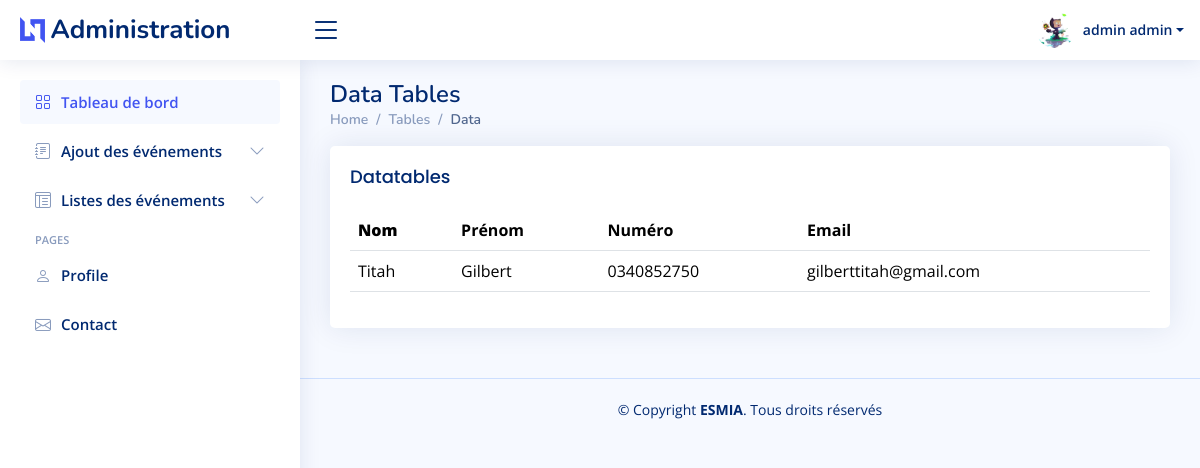
/administration/Liste-reservations/ (signed in), run on an earlier commit of the app's database.
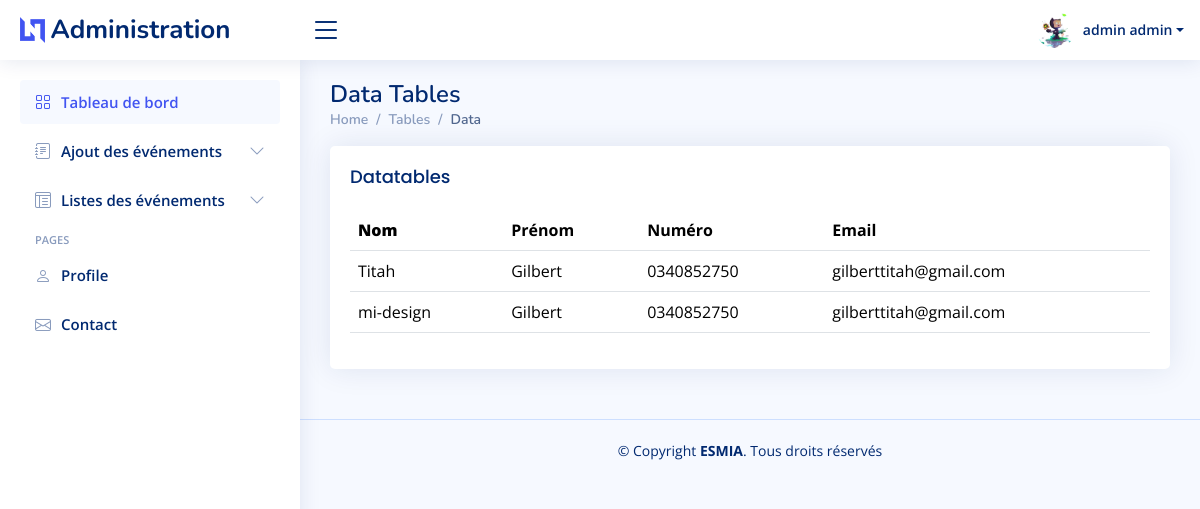
And on a later commit of the database.
### app/models.py (models this page shows, shortened)
class Reservation(models.Model):
    event = models.ForeignKey(Event, on_delete=models.CASCADE, related_name='reservations')
    user = models.ForeignKey(User, on_delete=models.SET_NULL, null=True, blank=True)  # Utilisateur connecté (optionnel)
    name = models.CharField(max_length=100)
    surname = models.CharField(max_length=100)
    phone_number = models.CharField(max_length=15)
    email = models.EmailField()
    reservation_date = models.DateTimeField(auto_now_add=True)

### app/views.py (the view)
# urls.py: path('administration/Liste-reservations/', liste_reservations, name='liste_reservations'),
@login_required
def liste_reservations(request):
    reservations = Reservation.objects.filter(user=request.user)
    return render(request, 'admin/layouts/liste_reservations.html', {
        'reservations': reservations
    })

### app/templates/admin/layouts/liste_reservations.html (shortened to what this page needs)
{% include 'layouts/admin/head_admin.html'%}
<body>
  {% include 'layouts/admin/header_admin.html'%}
  {% include 'layouts/admin/sidebar_admin.html'%}
  <main id="main" class="main">
    <div class="pagetitle">
      <h1>Data Tables</h1>
      <nav>
        <ol class="breadcrumb">
          <li class="breadcrumb-item"><a href="index.html">Home</a></li>
          <li class="breadcrumb-item">Tables</li>
          <li class="breadcrumb-item active">Data</li>
        </ol>
      </nav>
    </div>
    <section class="section">
      <div class="row">
        <div class="col-lg-12">
          <div class="card">
            <div class="card-body">
              <h5 class="card-title">Datatables</h5>
              <table class="table datatable">
                <thead>
                  <tr>
                    <th>
                      <b>Nom</b>
                    </th>
                    <th>Prénom</th>
                    <th>Numéro</th>
                    <th>Email</th>
                  </tr>
                </thead>
                <tbody>
                  {% for reservation in reservations %}
                  <tr>
                    <td>{{ reservation.name }}</td>
                    <td>{{ reservation.surname }}</td>
                    <td>{{ reservation.phone_number }}</td>
                    <td>{{ reservation.email }}</td>
                  </tr>
                  {% empty %}
                  <tr>
                    <td colspan="4" class="text-center">Aucune réservation trouvée.</td>
                  </tr>
                  {% endfor %}
                </tbody>
              </table>
            </div>
          </div>
        </div>
      </div>
    </section>
  </main>
  {% include 'layouts/admin/footer_admin.html'%}
</body>
</html>

What changed in the data, as far as the page shows it:
added Reservation: name "mi-design", surname "Gilbert", phone_number "0340852750", email "gilberttitah@gmail.com"
